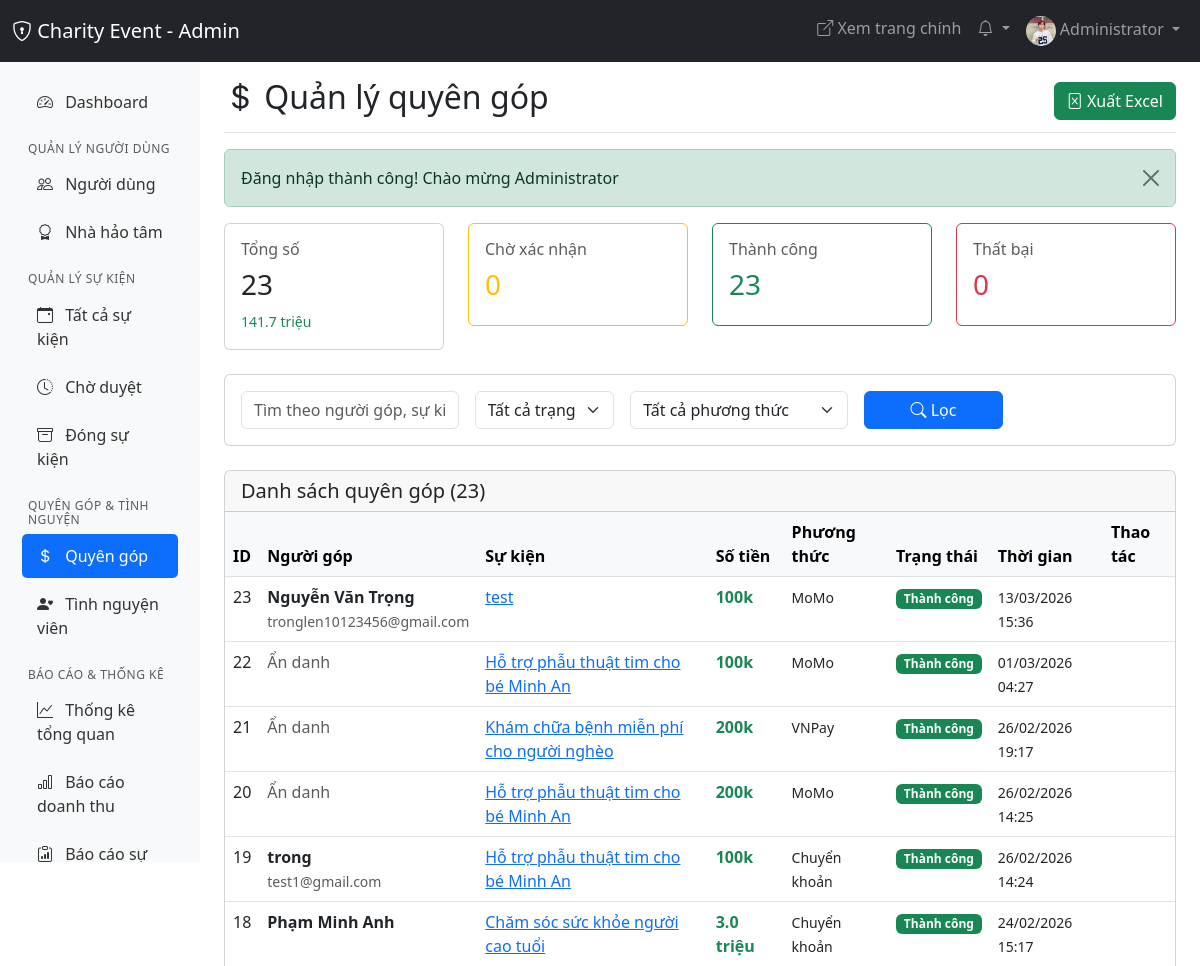
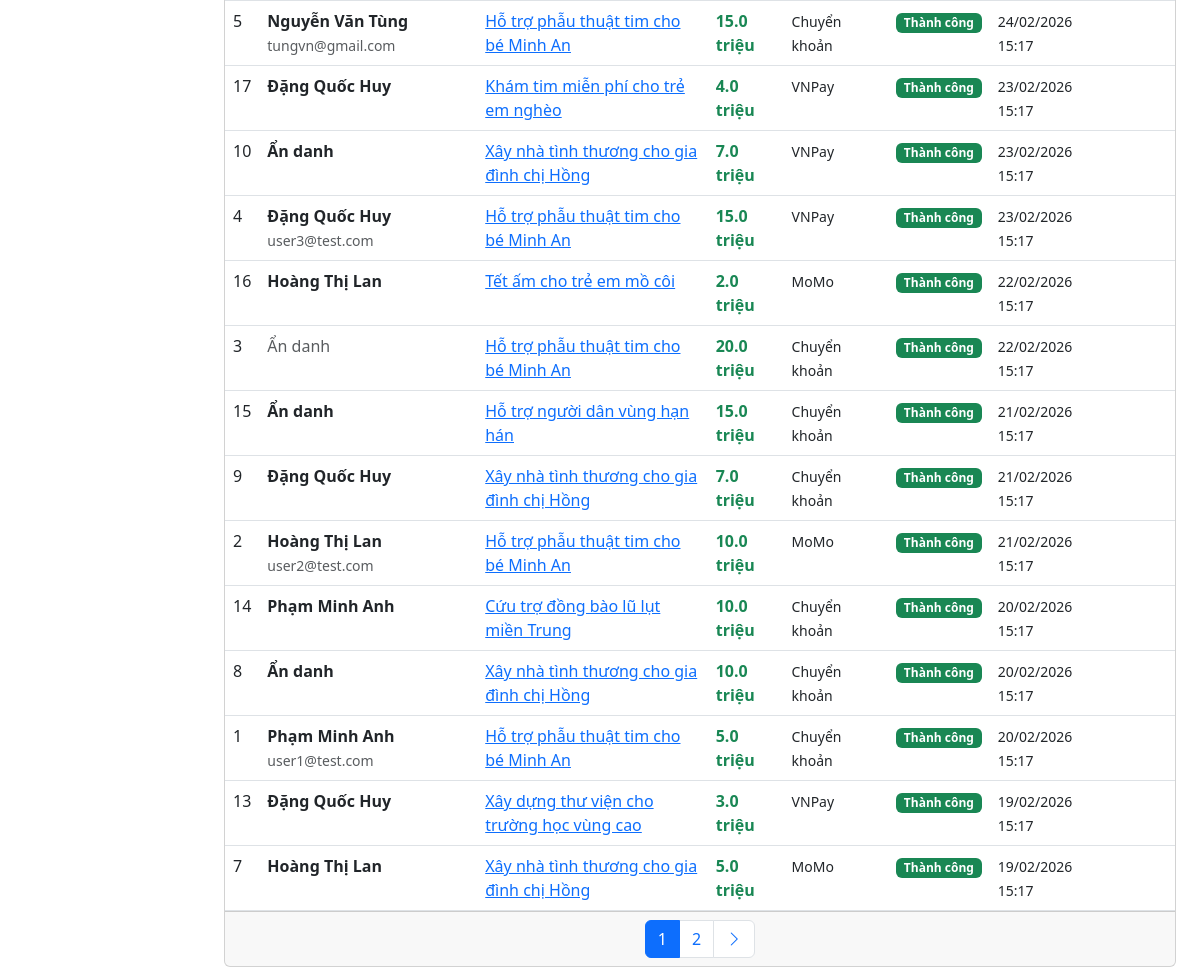
Page /admin/donations/donations.php (signed in) on the committed database (2 pictures, top to bottom).
### tables this page shows
CREATE TABLE `donations` (
  `id` int(11) NOT NULL,
  `user_id` int(11) DEFAULT NULL,
  `event_id` int(11) NOT NULL,
  `donor_name` varchar(100) DEFAULT NULL,
  `donor_email` varchar(100) DEFAULT NULL,
  `donor_phone` varchar(20) DEFAULT NULL,
  `amount` decimal(15,2) NOT NULL,
  `message` text DEFAULT NULL,
  `payment_method` enum('bank_transfer','momo','vnpay','zalopay','cash') DEFAULT 'bank_transfer',
  `transaction_id` varchar(100) DEFAULT NULL,
  `payment_proof` varchar(255) DEFAULT NULL,
  `status` enum('pending','completed','failed','refunded') DEFAULT 'pending',
  `is_anonymous` tinyint(1) DEFAULT 0,
  `show_amount` tinyint(1) DEFAULT 1,
  `ip_address` varchar(45) DEFAULT NULL,
  `user_agent` text DEFAULT NULL,
  `created_at` timestamp NOT NULL DEFAULT current_timestamp(),
  `updated_at` timestamp NOT NULL DEFAULT current_timestamp() ON UPDATE current_timestamp()
);

CREATE TABLE `users` (
  `id` int(11) NOT NULL,
  `fullname` varchar(100) NOT NULL,
  `email` varchar(100) NOT NULL,
  `password` varchar(255) NOT NULL,
  `phone` varchar(20) DEFAULT NULL,
  `avatar` varchar(255) DEFAULT 'default-avatar.png',
  `address` text DEFAULT NULL,
  `bio` text DEFAULT NULL,
  `city` varchar(100) DEFAULT NULL,
  `district` varchar(100) DEFAULT NULL,
  `role` enum('user','benefactor','admin') DEFAULT 'user',
  `benefactor_status` enum('none','pending','approved','rejected') DEFAULT 'none',
  `benefactor_verified_at` timestamp NULL DEFAULT NULL,
  `benefactor_verified_by` int(11) DEFAULT NULL,
  `status` enum('active','inactive','banned') DEFAULT 'active',
  `last_login` timestamp NULL DEFAULT NULL,
  `created_at` timestamp NOT NULL DEFAULT current_timestamp(),
  `updated_at` timestamp NOT NULL DEFAULT current_timestamp() ON UPDATE current_timestamp(),
  `public_profile` tinyint(1) DEFAULT 1,
  `show_donations` tinyint(1) DEFAULT 1,
  `show_volunteers` tinyint(1) DEFAULT 1,
  `email_notifications` tinyint(1) DEFAULT 1,
  `donation_notifications` tinyint(1) DEFAULT 1,
  `volunteer_notifications` tinyint(1) DEFAULT 1,
  `event_notifications` tinyint(1) DEFAULT 1
);

CREATE TABLE `events` (
  `id` int(11) NOT NULL,
  `user_id` int(11) NOT NULL,
  `title` varchar(255) NOT NULL,
  `slug` varchar(255) NOT NULL,
  `description` text NOT NULL,
  `content` longtext NOT NULL,
  `thumbnail` varchar(255) DEFAULT NULL,
  `bank_name` varchar(50) DEFAULT NULL,
  `bank_account` varchar(50) DEFAULT NULL,
  `bank_owner` varchar(100) DEFAULT NULL,
  `gallery` text DEFAULT NULL,
  `video_url` varchar(255) DEFAULT NULL,
  `category` enum('medical','education','disaster','children','elderly','community','environment','other') DEFAULT 'other',
  `location` varchar(255) NOT NULL,
  `province` varchar(100) NOT NULL,
  `district` varchar(100) DEFAULT NULL,
  `ward` varchar(100) DEFAULT NULL,
  `specific_address` text DEFAULT NULL,
  `target_amount` decimal(15,2) NOT NULL DEFAULT 0.00,
  `current_amount` decimal(15,2) NOT NULL DEFAULT 0.00,
  `volunteer_needed` int(11) DEFAULT 0,
  `volunteer_registered` int(11) DEFAULT 0,
  `volunteer_skills` text DEFAULT NULL,
  `start_date` date NOT NULL,
  `end_date` date NOT NULL,
  `registration_deadline` date DEFAULT NULL,
  `status` enum('pending','approved','rejected','ongoing','completed','closed') DEFAULT 'pending',
  `rejection_reason` text DEFAULT NULL,
  `priority` int(11) DEFAULT 0,
  `is_featured` tinyint(1) DEFAULT 0,
  `is_urgent` tinyint(1) DEFAULT 0,
  `views` int(11) DEFAULT 0,
  `has_report` tinyint(1) DEFAULT 0,
  `report_uploaded_at` timestamp NULL DEFAULT NULL,
  `approved_by` int(11) DEFAULT NULL,
  `approved_at` timestamp NULL DEFAULT NULL,
  `created_at` timestamp NOT NULL DEFAULT current_timestamp(),
  `updated_at` timestamp NOT NULL DEFAULT current_timestamp() ON UPDATE current_timestamp(),
  `admin_notes` text DEFAULT NULL
);

### admin/donations/donations.php (the view, shortened to what the rows shown need)
<?php
require_once '../../config/db.php';
$pageTitle = 'Quản lý quyên góp';
$page = isset($_GET['page']) ? (int)$_GET['page'] : 1;
$perPage = 20;
$offset = ($page - 1) * $perPage;
$where = ['1=1'];
$params = [];
$whereClause = implode(' AND ', $where);
$query = "SELECT d.*, e.title as event_title, e.slug as event_slug, u.fullname as donor_fullname
          FROM donations d
          JOIN events e ON d.event_id = e.id
          LEFT JOIN users u ON d.user_id = u.id
          WHERE $whereClause
          ORDER BY d.created_at DESC
          LIMIT $perPage OFFSET $offset";
$stmt = $pdo->prepare($query);
$stmt->execute($params);
$donations = $stmt->fetchAll();
$stats = [
    'total' => $pdo->query("SELECT COUNT(*) FROM donations")->fetchColumn(),
    'pending' => $pdo->query("SELECT COUNT(*) FROM donations WHERE status = 'pending'")->fetchColumn(),
    'completed' => $pdo->query("SELECT COUNT(*) FROM donations WHERE status = 'completed'")->fetchColumn(),
    'failed' => $pdo->query("SELECT COUNT(*) FROM donations WHERE status = 'failed'")->fetchColumn(),
    'total_amount' => $pdo->query("SELECT COALESCE(SUM(amount), 0) FROM donations WHERE status = 'completed'")->fetchColumn(),
];
?>
<!DOCTYPE html>
<html lang="vi">
<head>
    <link href="https://cdn.jsdelivr.net/npm/bootstrap@5.3.0/dist/css/bootstrap.min.css" rel="stylesheet">
    <link rel="stylesheet" href="https://cdn.jsdelivr.net/npm/bootstrap-icons@1.11.0/font/bootstrap-icons.css">
</head>
<body>
    <div class="container-fluid">
        <div class="row">
            <main class="col-md-9 ms-sm-auto col-lg-10 px-md-4">
                <div class="d-flex justify-content-between flex-wrap flex-md-nowrap align-items-center pt-3 pb-2 mb-3 border-bottom">
                    <h1 class="h2"><i class="bi bi-currency-dollar"></i> <?= $pageTitle ?></h1>
                </div>
                <div class="row mb-4">
                    <div class="col-md-3">
                        <div class="card">
                            <div class="card-body">
                                <h6 class="text-muted">Tổng số</h6>
                                <h3><?= number_format($stats['total']) ?></h3>
                                <small class="text-success"><?= formatMoney($stats['total_amount']) ?></small>
                            </div>
                        </div>
                    </div>
                    <div class="col-md-3">
                        <div class="card border-warning">
                            <div class="card-body">
                                <h6 class="text-muted">Chờ xác nhận</h6>
                                <h3 class="text-warning"><?= number_format($stats['pending']) ?></h3>
                            </div>
                        </div>
                    </div>
                    <div class="col-md-3">
                        <div class="card border-success">
                            <div class="card-body">
                                <h6 class="text-muted">Thành công</h6>
                                <h3 class="text-success"><?= number_format($stats['completed']) ?></h3>
                            </div>
                        </div>
                    </div>
                    <div class="col-md-3">
                        <div class="card border-danger">
                            <div class="card-body">
                                <h6 class="text-muted">Thất bại</h6>
                                <h3 class="text-danger"><?= number_format($stats['failed']) ?></h3>
                            </div>
                        </div>
                    </div>
                </div>
                <div class="card">
                    <div class="card-body p-0">
                        <div class="table-responsive">
                            <table class="table table-hover mb-0">
                                <thead class="table-light">
                                    <tr>
                                        <th>ID</th>
                                        <th>Người góp</th>
                                        <th>Sự kiện</th>
                                        <th>Số tiền</th>
                                        <th>Phương thức</th>
                                        <th>Trạng thái</th>
                                        <th>Thời gian</th>
                                        <th>Thao tác</th>
                                    </tr>
                                </thead>
                                <tbody>
                                    <?php if (count($donations) > 0): ?>
                                        <?php foreach ($donations as $donation): ?>
                                        <tr>
                                            <td><?= $donation['id'] ?></td>
                                            <td>
                                                <?php if ($donation['is_anonymous']): ?>
                                                    <span class="text-muted">Ẩn danh</span>
                                                <?php else: ?>
                                                    <div>
                                                        <strong><?= htmlspecialchars($donation['donor_fullname'] ?? $donation['donor_name']) ?></strong>
                                                        <?php if ($donation['donor_email']): ?>
                                                        <br><small class="text-muted"><?= htmlspecialchars($donation['donor_email']) ?></small>
                                                        <?php endif; ?>
                                                    </div>
                                                <?php endif; ?>
                                            </td>
                                            <td>
                                                <a href="../events/event_detail.php?id=<?= $donation['event_id'] ?>">
                                                    <?= htmlspecialchars(truncate($donation['event_title'], 50)) ?>
                                                </a>
                                            </td>
                                            <td>
                                                <strong class="text-success"><?= formatMoney($donation['amount']) ?></strong>
                                            </td>
                                            <td>
                                                <?php
                                                $methodLabels = [
                                                    'bank_transfer' => 'Chuyển khoản',
                                                    'momo' => 'MoMo',
                                                    'vnpay' => 'VNPay',
                                                    'zalopay' => 'ZaloPay',
                                                    'cash' => 'Tiền mặt'
                                                ];
                                                ?>
                                                <small><?= $methodLabels[$donation['payment_method']] ?? $donation['payment_method'] ?></small>
                                            </td>
                                            <td>
                                                <?php
                                                $statusColors = [
                                                    'pending' => 'warning',
                                                    'completed' => 'success',
                                                    'failed' => 'danger',
                                                    'refunded' => 'secondary'
                                                ];
                                                $statusLabels = [
                                                    'pending' => 'Chờ xác nhận',
                                                    'completed' => 'Thành công',
                                                    'failed' => 'Thất bại',
                                                    'refunded' => 'Đã hoàn'
                                                ];
                                                ?>
                                                <span class="badge bg-<?= $statusColors[$donation['status']] ?>">
                                                    <?= $statusLabels[$donation['status']] ?>
                                                </span>
                                            </td>
                                            <td>
                                                <small><?= formatDate($donation['created_at'], 'd/m/Y H:i') ?></small>
                                            </td>
                                            <td>
                                            </td>
                                        </tr>
                                        <?php endforeach; ?>
                                    <?php endif; ?>
                                </tbody>
                            </table>
                        </div>
                    </div>
                </div>
            </main>
        </div>
    </div>
</body>
</html>

### rows in the picture
donations: id "23", is_anonymous "0", user.fullname "Nguyễn Văn Trọng", donor_email "tronglen10123456@gmail.com", event.title "test", amount "100k", payment_method "MoMo", status "Thành công", created_at "13/03/2026 15:36"
donations: id "22", is_anonymous "Ẩn danh", event.title "Hỗ trợ phẫu thuật tim cho bé Minh An", amount "100k", payment_method "MoMo", status "Thành công", created_at "01/03/2026 04:27"
donations: id "21", is_anonymous "Ẩn danh", event.title "Khám chữa bệnh miễn phí cho người nghèo", amount "200k", payment_method "VNPay", status "Thành công", created_at "26/02/2026 19:17"
donations: id "20", is_anonymous "Ẩn danh", event.title "Hỗ trợ phẫu thuật tim cho bé Minh An", amount "200k", payment_method "MoMo", status "Thành công", created_at "26/02/2026 14:25"
donations: id "19", user.fullname "trong", donor_email "test1@gmail.com", event.title "Hỗ trợ phẫu thuật tim cho bé Minh An", amount "100k", payment_method "Chuyển khoản", status "Thành công", created_at "26/02/2026 14:24"
donations: id "18", user.fullname "Phạm Minh Anh", event.title "Chăm sóc sức khỏe người cao tuổi", amount "3.0 triệu", payment_method "Chuyển khoản", status "Thành công", created_at "24/02/2026 15:17"
donations: id "5", donor_name "Nguyễn Văn Tùng", donor_email "tungvn@gmail.com", event.title "Hỗ trợ phẫu thuật tim cho bé Minh An", amount "15.0 triệu", payment_method "Chuyển khoản", status "Thành công", created_at "24/02/2026 15:17"
donations: id "17", user.fullname "Đặng Quốc Huy", event.title "Khám tim miễn phí cho trẻ em nghèo", amount "4.0 triệu", payment_method "VNPay", status "Thành công", created_at "23/02/2026 15:17"
donations: id "10", donor_name "Ẩn danh", event.title "Xây nhà tình thương cho gia đình chị Hồng", amount "7.0 triệu", payment_method "VNPay", status "Thành công", created_at "23/02/2026 15:17"
donations: id "4", user.fullname "Đặng Quốc Huy", donor_email "user3@test.com", event.title "Hỗ trợ phẫu thuật tim cho bé Minh An", amount "15.0 triệu", payment_method "VNPay", status "Thành công", created_at "23/02/2026 15:17"
donations: id "16", user.fullname "Hoàng Thị Lan", event.title "Tết ấm cho trẻ em mồ côi", amount "2.0 triệu", payment_method "MoMo", status "Thành công", created_at "22/02/2026 15:17"
donations: id "3", is_anonymous "Ẩn danh", event.title "Hỗ trợ phẫu thuật tim cho bé Minh An", amount "20.0 triệu", payment_method "Chuyển khoản", status "Thành công", created_at "22/02/2026 15:17"
donations: id "15", donor_name "Ẩn danh", event.title "Hỗ trợ người dân vùng hạn hán", amount "15.0 triệu", payment_method "Chuyển khoản", status "Thành công", created_at "21/02/2026 15:17"
donations: id "9", user.fullname "Đặng Quốc Huy", event.title "Xây nhà tình thương cho gia đình chị Hồng", amount "7.0 triệu", payment_method "Chuyển khoản", status "Thành công", created_at "21/02/2026 15:17"
donations: id "2", user.fullname "Hoàng Thị Lan", donor_email "user2@test.com", event.title "Hỗ trợ phẫu thuật tim cho bé Minh An", amount "10.0 triệu", payment_method "MoMo", status "Thành công", created_at "21/02/2026 15:17"
donations: id "14", user.fullname "Phạm Minh Anh", event.title "Cứu trợ đồng bào lũ lụt miền Trung", amount "10.0 triệu", payment_method "Chuyển khoản", status "Thành công", created_at "20/02/2026 15:17"
donations: id "8", donor_name "Ẩn danh", event.title "Xây nhà tình thương cho gia đình chị Hồng", amount "10.0 triệu", payment_method "Chuyển khoản", status "Thành công", created_at "20/02/2026 15:17"
donations: id "1", user.fullname "Phạm Minh Anh", donor_email "user1@test.com", event.title "Hỗ trợ phẫu thuật tim cho bé Minh An", amount "5.0 triệu", payment_method "Chuyển khoản", status "Thành công", created_at "20/02/2026 15:17"
donations: id "13", user.fullname "Đặng Quốc Huy", event.title "Xây dựng thư viện cho trường học vùng cao", amount "3.0 triệu", payment_method "VNPay", status "Thành công", created_at "19/02/2026 15:17"
donations: id "7", user.fullname "Hoàng Thị Lan", event.title "Xây nhà tình thương cho gia đình chị Hồng", amount "5.0 triệu", payment_method "MoMo", status "Thành công", created_at "19/02/2026 15:17"

### other values in the picture
SITE_NAME "Charity Event"
$_SESSION['fullname'] "Administrator"
$pageTitle "Quản lý quyên góp"
$flash['message'] "Đăng nhập thành công! Chào mừng Administrator"
formatMoney($stats['total_amount']) "141.7 triệu"
$totalDonations "23"
